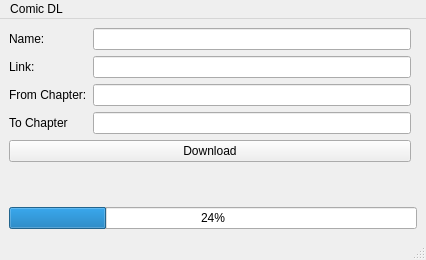
<?xml version="1.0" encoding="UTF-8"?>
<ui version="4.0">
 <class>comicdl</class>
 <widget class="QMainWindow" name="comicdl">
  <property name="geometry">
   <rect>
    <x>0</x>
    <y>0</y>
    <width>426</width>
    <height>260</height>
   </rect>
  </property>
  <property name="windowTitle">
   <string>MainWindow</string>
  </property>
  <widget class="QWidget" name="centralwidget">
   <layout class="QGridLayout" name="gridLayout">
    <item row="0" column="0">
     <layout class="QFormLayout" name="formLayout">
      <item row="0" column="0">
       <widget class="QLabel" name="label_4">
        <property name="text">
         <string>Name:</string>
        </property>
       </widget>
      </item>
      <item row="0" column="1">
       <widget class="QLineEdit" name="lineEdit_2"/>
      </item>
      <item row="2" column="0">
       <widget class="QLabel" name="label">
        <property name="text">
         <string>Link:</string>
        </property>
       </widget>
      </item>
      <item row="2" column="1">
       <widget class="QLineEdit" name="lineEdit"/>
      </item>
      <item row="4" column="0">
       <widget class="QLabel" name="label_2">
        <property name="text">
         <string>From Chapter:</string>
        </property>
       </widget>
      </item>
      <item row="6" column="0">
       <widget class="QLabel" name="label_3">
        <property name="text">
         <string>To Chapter</string>
        </property>
       </widget>
      </item>
      <item row="9" column="0" colspan="2">
       <widget class="QPushButton" name="pushButton">
        <property name="text">
         <string>Download</string>
        </property>
       </widget>
      </item>
      <item row="4" column="1">
       <widget class="QLineEdit" name="fromch"/>
      </item>
      <item row="6" column="1">
       <widget class="QLineEdit" name="toch"/>
      </item>
     </layout>
    </item>
    <item row="1" column="0" colspan="2">
     <widget class="QProgressBar" name="progressBar">
      <property name="value">
       <number>24</number>
      </property>
     </widget>
    </item>
   </layout>
  </widget>
  <widget class="QMenuBar" name="menubar">
   <property name="geometry">
    <rect>
     <x>0</x>
     <y>0</y>
     <width>426</width>
     <height>25</height>
    </rect>
   </property>
   <widget class="QMenu" name="menuComic_DL">
    <property name="title">
     <string>Comic DL</string>
    </property>
    <addaction name="actionSetting"/>
    <addaction name="actionExit"/>
   </widget>
   <addaction name="menuComic_DL"/>
  </widget>
  <widget class="QStatusBar" name="statusbar"/>
  <action name="actionSetting">
   <property name="text">
    <string>Setting</string>
   </property>
  </action>
  <action name="actionExit">
   <property name="text">
    <string>Exit</string>
   </property>
  </action>
 </widget>
 <tabstops>
  <tabstop>lineEdit_2</tabstop>
  <tabstop>lineEdit</tabstop>
  <tabstop>fromch</tabstop>
  <tabstop>toch</tabstop>
  <tabstop>pushButton</tabstop>
 </tabstops>
 <resources/>
 <connections>
  <connection>
   <sender>pushButton</sender>
   <signal>clicked()</signal>
   <receiver>comicdl</receiver>
   <slot>startDl()</slot>
   <hints>
    <hint type="sourcelabel">
     <x>220</x>
     <y>198</y>
    </hint>
    <hint type="destinationlabel">
     <x>315</x>
     <y>206</y>
    </hint>
   </hints>
  </connection>
  <connection>
   <sender>toch</sender>
   <signal>returnPressed()</signal>
   <receiver>comicdl</receiver>
   <slot>startDl()</slot>
   <hints>
    <hint type="sourcelabel">
     <x>394</x>
     <y>146</y>
    </hint>
    <hint type="destinationlabel">
     <x>417</x>
     <y>147</y>
    </hint>
   </hints>
  </connection>
 </connections>
 <slots>
  <slot>startDl()</slot>
  <slot>changech()</slot>
 </slots>
</ui>
